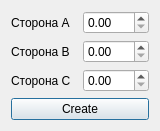
<?xml version="1.0" encoding="UTF-8"?>
<ui version="4.0">
 <class>CreateTriangleDialog</class>
 <widget class="QDialog" name="CreateTriangleDialog">
  <property name="geometry">
   <rect>
    <x>0</x>
    <y>0</y>
    <width>160</width>
    <height>127</height>
   </rect>
  </property>
  <property name="windowTitle">
   <string>Form</string>
  </property>
  <layout class="QGridLayout" name="gridLayout">
   <item row="1" column="0">
    <widget class="QLabel" name="labelB">
     <property name="text">
      <string>Сторона В</string>
     </property>
    </widget>
   </item>
   <item row="2" column="0">
    <widget class="QLabel" name="labelC">
     <property name="text">
      <string>Сторона С</string>
     </property>
    </widget>
   </item>
   <item row="0" column="0">
    <widget class="QLabel" name="labelA">
     <property name="text">
      <string>Сторона А</string>
     </property>
    </widget>
   </item>
   <item row="3" column="0" colspan="2">
    <widget class="QPushButton" name="createButton">
     <property name="text">
      <string>Create</string>
     </property>
    </widget>
   </item>
   <item row="0" column="1">
    <widget class="QDoubleSpinBox" name="doubleTriangleBoxA"/>
   </item>
   <item row="1" column="1">
    <widget class="QDoubleSpinBox" name="doubleTriangleBoxB"/>
   </item>
   <item row="2" column="1">
    <widget class="QDoubleSpinBox" name="doubleTriangleBoxC"/>
   </item>
  </layout>
 </widget>
 <resources/>
 <connections>
  <connection>
   <sender>createButton</sender>
   <signal>clicked()</signal>
   <receiver>CreateTriangleDialog</receiver>
   <slot>accept()</slot>
   <hints>
    <hint type="sourcelabel">
     <x>141</x>
     <y>103</y>
    </hint>
    <hint type="destinationlabel">
     <x>141</x>
     <y>61</y>
    </hint>
   </hints>
  </connection>
 </connections>
</ui>
